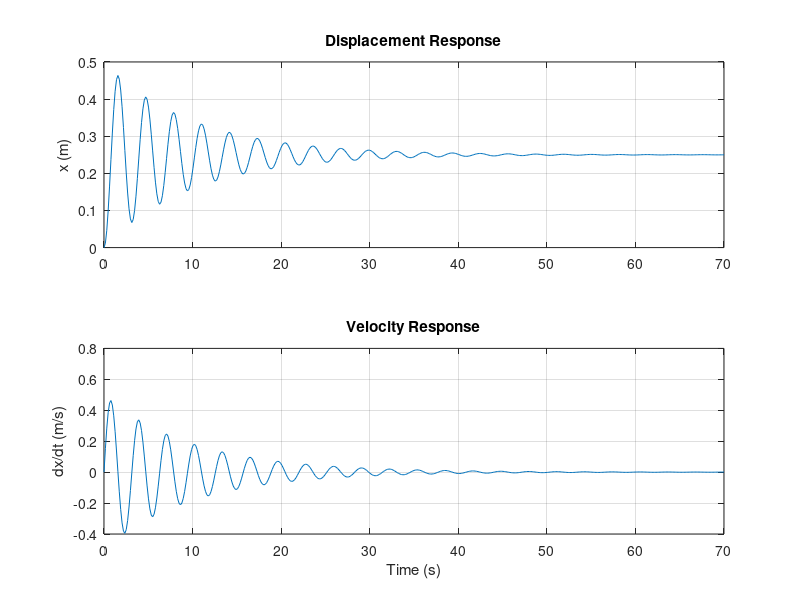
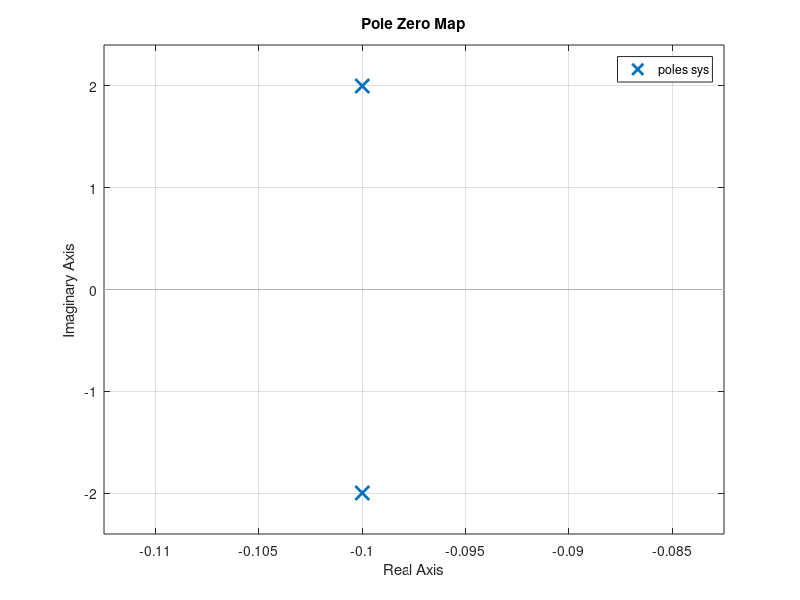
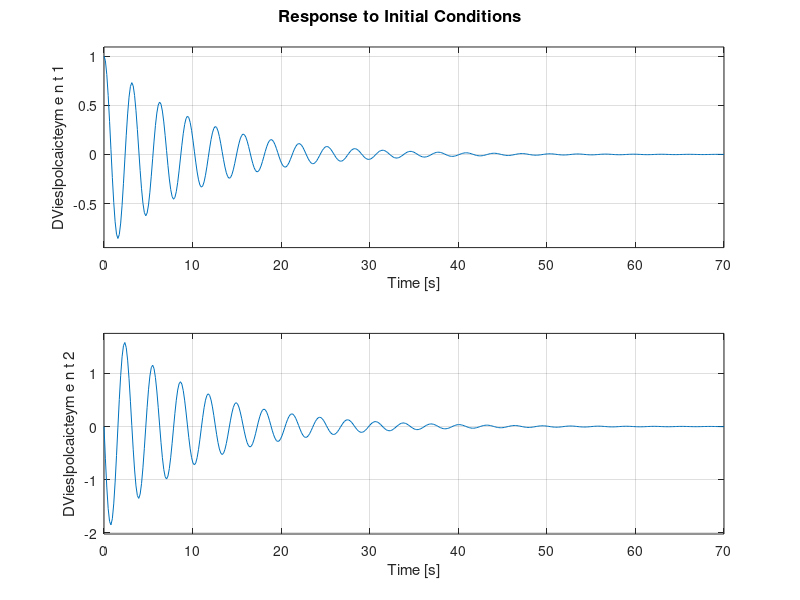

The MATLAB script that drew these images, in order: (Note: this script raises an error after producing the figures.)
%assume a spring-mass-damper system with mass 1kg, spring constant 4 N/m
%and damping coeff 0.2 N.s/m
A = [0 1;-4 -0.2];

B = [0;1];

C = eye(2);

D = 0;
sys=ss(A,B,C,D);

% Define the time vector and input signal
t = 0:0.01:10; % time from 0 to 10 seconds with 0.01s intervals
u = zeros(size(t)); % zero input signal
u(100:end) = 1; % step input starting at t=1s

[y,t] = step(sys);

figure(1);
subplot(2,1,1)
plot(t,y(:,1))
title('Displacement Response')
ylabel('x (m)')
grid on

subplot(2,1,2)
plot(t,y(:,2))
title('Velocity Response')
ylabel('dx/dt (m/s)')
xlabel('Time (s)')
grid on

figure(2)
pzmap(sys)
title("Pole Zero Map")
pole(sys)
grid on

figure(3)
sys.OutputName=["Displacement";"Velocity"]
initial(sys,[1;0])

trying some arbitrary pole locations and observing  

Desired pole locations
Place_Eigs = zeros(2,4);

Place_Eigs(:,1) = [-2+6i;  -2-6i];
Place_Eigs(:,2) = [-4+4i;  -4-4i];
Place_Eigs(:,3) = [-5;      -6];
Place_Eigs(:,4) = [-15;    -20];

% Storage for gains
K = zeros(4,2);

for i = 1:4
    K(i,:) = place(A,B,Place_Eigs(:,i));
end

% Closed-loop systems
sys_pp1 = ss(A-B*K(1,:),B,C,D);
sys_pp2 = ss(A-B*K(2,:),B,C,D);
sys_pp3 = ss(A-B*K(3,:),B,C,D);
sys_pp4 = ss(A-B*K(4,:),B,C,D);

% Display pole locations
disp('Desired Pole Locations:')
disp(Place_Eigs)

t = 0:0.01:10;


[y1,~] = step(sys_pp1,t);
[y2,~] = step(sys_pp2,t);
[y3,~] = step(sys_pp3,t);
[y4,~] = step(sys_pp4,t);

%% Displacement Comparison

figure
plot(t,y(:,1),'LineWidth',1.5)
hold on

plot(t,y1(:,1),'LineWidth',1.5)
plot(t,y2(:,1),'LineWidth',1.5)
plot(t,y3(:,1),'LineWidth',1.5)
plot(t,y4(:,1),'LineWidth',1.5)

grid on
xlabel('Time (s)')
ylabel('Displacement x (m)')
title('Displacement Step Response Comparison')

legend('Open Loop',...
       'Poles [-2 \pm 6j]',...
       'Poles [-4 \pm 4j]',...
       'Poles [-5,-6]',...
       'Poles [-15,-20]',...
       'Location','best')

%% Velocity Comparison

figure
plot(t,y(:,2),'LineWidth',1.5)
hold on

plot(t,y1(:,2),'LineWidth',1.5)
plot(t,y2(:,2),'LineWidth',1.5)
plot(t,y3(:,2),'LineWidth',1.5)
plot(t,y4(:,2),'LineWidth',1.5)

grid on
xlabel('Time (s)')
ylabel('Velocity dx/dt (m/s)')
title('Velocity Step Response Comparison')

legend('Open Loop',...
       'Poles [-2 \pm 6j]',...
       'Poles [-4 \pm 4j]',...
       'Poles [-5,-6]',...
       'Poles [-15,-20]',...
       'Location','best')


%Plotting Pole-Zero Map
figure
plot(real(Place_Eigs(:)),imag(Place_Eigs(:)),'x','MarkerSize',10)
grid on
xlabel('Real Axis')
ylabel('Imaginary Axis')
title('Chosen Closed-Loop Pole Locations')

% Defining cost matrices for state and actuation(assuming balanced controller)
Q = diag([10,1]) % State cost matrix(Displacement is weighted more heavily because the natural response is highly oscillatory)
R = 1;      % Actuation cost matrix
K_lqr_1=lqr(A,B,Q,R);
% Closed-loop system with Balanced LQR controller
sys_lqr_1 = ss(A-B*K_lqr_1,B,C,D);
eig(sys_lqr_1)

K_lqr_2=lqr(A,B,Q,10*R);
% Closed-loop system with Conservative LQR controller
sys_lqr_2 = ss(A-B*K_lqr_2,B,C,D);
eig(sys_lqr_2)

K_lqr_3=lqr(A,B,10*Q,R);
% Closed-loop system with aggressive LQR controller
sys_lqr_3 = ss(A-B*K_lqr_3,B,C,D);
eig(sys_lqr_3)

K_lqr_4=lqr(A,B,10*Q,0.1*R);
% Closed-loop system with extremely aggressive LQR controller
sys_lqr_4 = ss(A-B*K_lqr_4,B,C,D);
eig(sys_lqr_4)

figure
plot(t,y(:,1),'LineWidth',1.5)
hold on
[y_lqr_1, ~] = step(sys_lqr_1, t);
plot(t,y_lqr_1(:,1),'LineWidth',1.5)
[y_lqr_2, ~] = step(sys_lqr_2, t);
plot(t,y_lqr_2(:,1),'LineWidth',1.5)
[y_lqr_3, ~] = step(sys_lqr_3, t);
plot(t,y_lqr_3(:,1),'LineWidth',1.5)
[y_lqr_4, ~] = step(sys_lqr_4, t);
plot(t,y_lqr_4(:,1),'LineWidth',1.5)
grid on
xlabel('Time (s)')
ylabel('Displacement x (m)')
title('Displacement Step Response on LQR')
legend('Open Loop','Balanced LQR','Conservative LQR','Aggressive LQR','Extremely Aggressive LQR')

figure
plot(t,y(:,2),'LineWidth',1.5)
hold on
[y_lqr_1, ~] = step(sys_lqr_1, t);
plot(t,y_lqr_1(:,2),'LineWidth',1.5)
[y_lqr_2, ~] = step(sys_lqr_2, t);
plot(t,y_lqr_2(:,2),'LineWidth',1.5)
[y_lqr_3, ~] = step(sys_lqr_3, t);
plot(t,y_lqr_3(:,2),'LineWidth',1.5)
[y_lqr_4, ~] = step(sys_lqr_4, t);
plot(t,y_lqr_4(:,2),'LineWidth',1.5)
grid on
xlabel('Time (s)')
ylabel('Velocity dx/dt (m)')
title('Velocity Step Response on LQR')
legend('Open Loop','Balanced LQR','Conservative LQR','Aggressive LQR','Extremely Aggressive LQR')

%Building PID controller, using transfer function 
G=tf(1,[1 0.2 4]);
C = pidtune(G,'PID');%PID Tuning
C
sys_pid=feedback(C*G,1);
%Comparing with our earlier LQR plot(Balanced LQR)

figure
step(sys_pid)
hold on
step(sys_lqr_1)

legend('PID','LQR')
grid on
